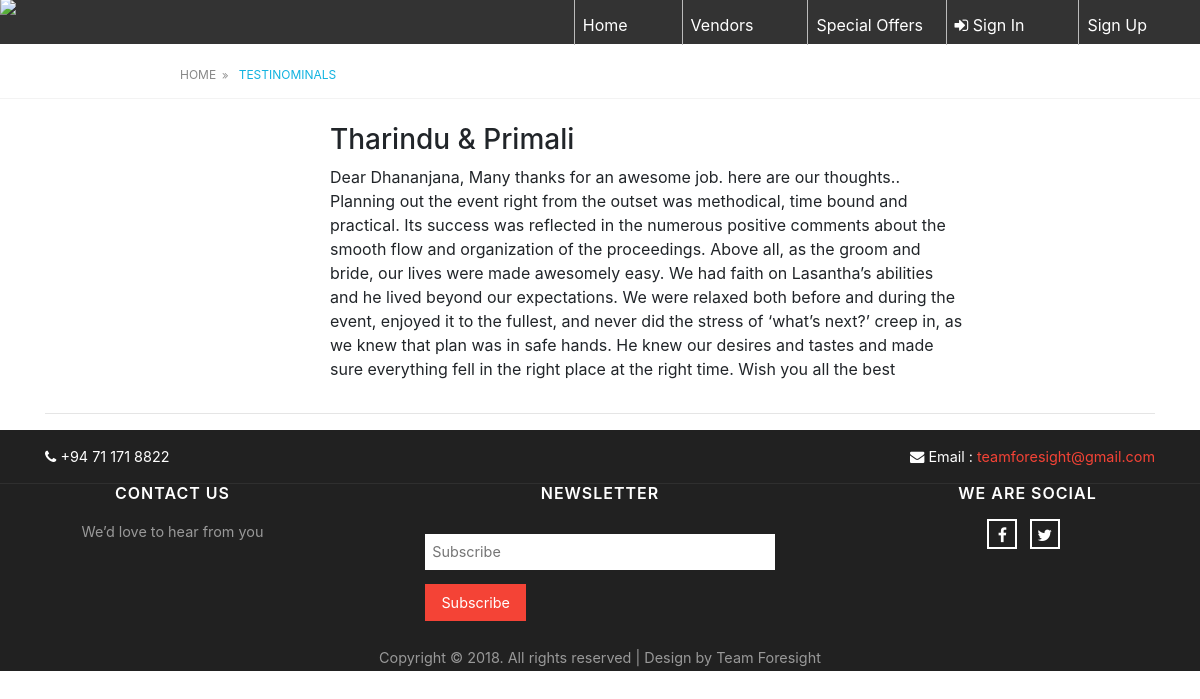
Before: /index.php/home/allTestinominals with the older database file.
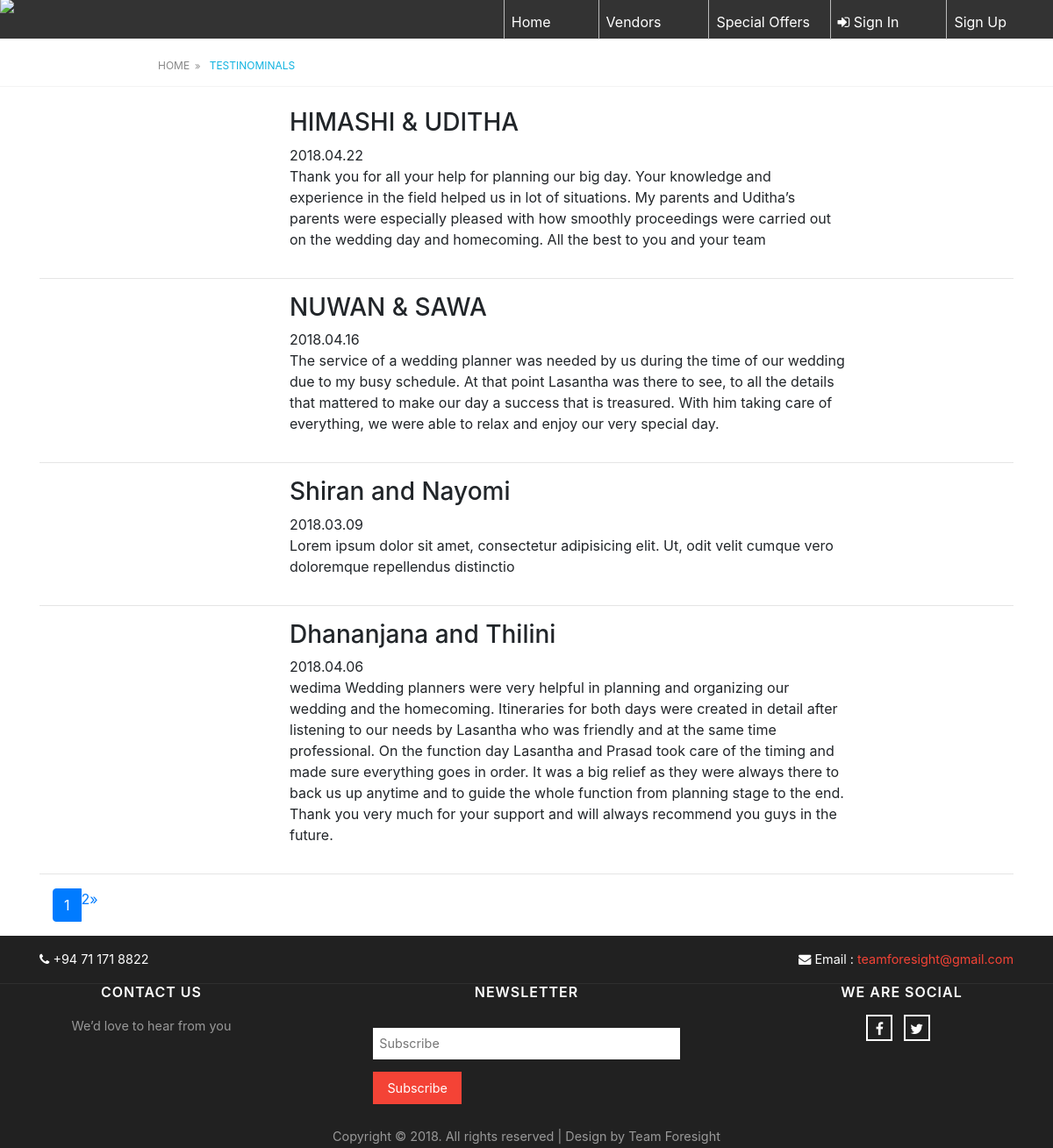
After: the same page with the newer database file.
### tables this page shows
CREATE TABLE `feedback` (
  `id` int(11) NOT NULL,
  `weddingName` varchar(200) NOT NULL,
  `date` varchar(1000) NOT NULL,
  `description` varchar(1000) NOT NULL,
  `image` varchar(1000) DEFAULT NULL
);

### index.php (called while the page is built, shortened)
<?php
require_once BASEPATH.'core/CodeIgniter.php';

### application/models/Home_model.php (called while the page is built, shortened)
<?php
class Home_model extends CI_Model
{
    public function allTestinominals($limit, $start){
        $this->db->limit($limit, $start);
        $this->db->order_by("id", "desc");
        $query = $this->db->get("feedback");
        if ($query->num_rows() > 0) {
            foreach ($query->result() as $row) {
                $data[] = $row;
            }
            return $data;
        }
        return false;
    }
}

### application/views/testinominals.php (the view, shortened to what this page needs)
<br><br>
<div class="wrapper row2">
    <div id="breadcrumb" class="clear">
        <ul style="margin-left: 15%">
            <li><a href="<?php echo base_url().'home'?>#Testinomials">Home</a></li>
            <li><a href="">Testinominals</a></li>
        </ul>
    </div>
</div>
<br>
<div class="container">
<?php
if( !empty($testinominals1) ) {
    foreach ($testinominals1 as $testinominal) {
        ?>
        <div class="row">
            <div class="col-md-3">
            </div>
            <div class="col-md-7">
                <h3><?php echo $testinominal->weddingName; ?></h3><?php echo $testinominal->date; ?>
                <p><?php echo $testinominal->description; ?></p>
            </div>
        </div>
        <hr>
        <?php
    }
}
?>
<div class="container" ><center><?php echo "<p>".$links."</p>"; ?></center></div>
</div>

### application/views/templates/header.php (shortened to what this page needs)
<!DOCTYPE html>
<html>
<head>
    <link href="<?php echo base_url().'assets/css/layout.css';?>" rel="stylesheet" type="text/css" media="all">
    <link rel="stylesheet" href="https://maxcdn.bootstrapcdn.com/bootstrap/4.0.0/css/bootstrap.min.css">
    <link rel="stylesheet" href="https://maxcdn.bootstrapcdn.com/font-awesome/4.7.0/css/font-awesome.min.css">
    <link rel="stylesheet" href="http://ajax.googleapis.com/ajax/libs/jqueryui/1.8.6/themes/base/jquery-ui.css" type="text/css" media="all" />
    <link rel="stylesheet" href="http://static.jquery.com/ui/css/demo-docs-theme/ui.theme.css" type="text/   css" media="all" />
    <link rel="stylesheet" href="https://cdnjs.cloudflare.com/ajax/libs/dropzone/5.4.0/min/dropzone.min.css">
</head>
<body>
<nav class="navbar navbar-expand-lg  fixed-top top-nav">
    <div class="container">
        <a class="navbar-brand" href="<?php echo base_url().'home';?>"><img src="<?php echo base_url().'assets/images/images/logo4.png';?>" style="height: 120px;"></a>
        <div class="collapse navbar-collapse" id="navbarResponsive">
            <ul class="navbar-nav ml-auto" >
                <li class="nav-item list1">
                    <a class="nav-link font-clr" href="<?php echo base_url().'home';?>" id="navbarDropdownPortfolio">Home</a>
                </li>&nbsp;&nbsp;&nbsp;&nbsp;&nbsp;&nbsp;&nbsp;&nbsp;
                <li class="nav-item list1" >
                    <a class="nav-link font-clr" href="contact.html">Vendors</a>
                </li>&nbsp;&nbsp;&nbsp;&nbsp;&nbsp;&nbsp;&nbsp;&nbsp;
                <li class="nav-item list1">
                    <a class="nav-link font-clr" href="contact.html">Special Offers</a>
                </li>&nbsp;
                <?php
                if($this->session->userdata('logged')==1){
                    ?>
                    <?php
                    if($this->session->userdata('utype')=='vendor') {
                        ?>
                        <li class="nav-item list1">
                            <a href="<?php echo base_url() . 'vendor'; ?>" style="text-decoration: none">
                                <img src="<?php echo base_url() . 'assets/images/v1.jpg' ?>" alt="Avatar" class="avatar"
                                     style="vertical-align: middle;width: 25px;height: 25px;border-radius: 50%;">&nbsp;&nbsp;<?php
                                echo $this->session->userdata('name');
                                ?></a>
                        </li>
                        <?php
                    }
                        ?>
                    <li class="nav-item list1">
                        <a class="nav-link font-clr" href="<?php echo base_url().'login/logout';?>"><i class="fa fa-sign-out" aria-hidden="true"></i>Logout</a>
                    </li>
                    <?php
                }
                else{
                    ?>
                    <li class="nav-item list1">
                        <a class="nav-link font-clr" href="<?php echo base_url() . 'login'; ?>"><i class="fa fa-sign-in" aria-hidden="true"></i> Sign In</a>
                    </li>&nbsp;&nbsp;&nbsp;&nbsp;&nbsp;&nbsp;&nbsp;&nbsp;
                    <li class="nav-item list1">
                        <a class="nav-link font-clr" href="contact.html">Sign Up</a>
                    </li>
                    <?php
                }
                ?>
            </ul>
        </div>
    </div>
</nav>

### application/views/templates/footer.php (shortened to what this page needs)
<footer id="contactUs">
    <div class="footer-top">
        <div class="container">
            <div class="row">
                <div class="col-md-6 footer-top-left">
                    <p><i class="fa fa-phone" aria-hidden="true"></i> +94 71 171 8822</p>
                </div>
                <div class="col-md-6 footer-top-left">
                    <p><i class="fa fa-envelope" aria-hidden="true"></i> Email :<a href="mailto:example@email.com"> teamforesight@gmail.com</a></p>
                </div>
            </div>
        </div>
    </div>
    <div class="footer-bottom">
        <div class="container">
            <div class="footer-bottom-grids">
                <div class="row">
                    <div class="col-md-3 footer-bottom-right">
                        <h5 style="text-align: center;">Contact Us</h5>
                        <p style="text-align: center;">We’d love to hear from you</p>
                    </div>
                    <div class="col-lg-1"></div>
                    <div class="col-md-4 footer-bottom-right">
                        <h5 style="text-align: center;">Newsletter</h5>
                        <form action="#" method="post" >
                            <input type="text" placeholder="Subscribe" name="Subscribe" required="">
                            <input type="submit" value="Subscribe">
                        </form>
                    </div>
                    <div class="col-lg-1"></div>
                    <div class="col-md-3 footer-bottom-right">
                        <h5 style="text-align: center;">We are social</h5>
                        <div class="agileinfo-social-grids" style="text-align: center;">
                            <ul>
                                <li><a href="#"><i class="fa fa-facebook"></i></a></li>
                                <li><a href="#"><i class="fa fa-twitter"></i></a></li>
                            </ul>
                        </div>
                    </div>
                </div>
            </div>
            <br>
        </div>
    </div>
    <div class="copyright">
        <div class="container">
            <p>Copyright © 2018. All rights reserved | Design by <a href="https://www.facebook.com/TeamForesight1/">Team Foresight</a></p>
        </div>
    </div>
</footer>
</body>
</html>

### application/controllers/Home.php (shortened to what this page needs)
<?php
class home extends CI_Controller
{
    public function __construct()
    {
      $this->load->model('Vendor_model');
        $this->load->model('Home_model');
        $this->load->library("pagination");
    }
     public function allTestinominals(){
         $config = array();
         $config["base_url"] = base_url() . "home/allTestinominals";
         $total_row=$this->Home_model->record_count();
         $config["total_rows"] = $total_row;
         $config["per_page"] = 4;
         $config["uri_segment"] = 3;
         $config['full_tag_open'] = '<ul class="pagination">';
         $config['full_tag_close'] = '</ul>';
         $config['attributes'] = array('class' => 'page_link');
         $config['first_link'] = 'First';
         $config['last_link'] = 'Last';
         $config['first_tag_open'] = '<li>';
         $config['first_tag_close'] = '</li>';
         $config['prev_link'] = '&laquo';
         $config['prev_tag_open'] = '<li class="prev">';
         $config['prev_tag_close'] = '</li>';
         $config['next_link'] = '&raquo';
         $config['next_tag_open'] = '<li>';
         $config['next_tag_close'] = '</li>';
         $config['last_tag_open'] = '<li>';
         $config['last_tag_close'] = '</li>';
         $config['cur_tag_open'] = '<li class="page-item active"><a href="#" class="page-link">';
         $config['cur_tag_close'] = '<span class="sr-only">(current)</span></a></li>';
         $config['num_tag_open'] = '<li>';
         $config['num_tag_close'] = '</li>';
         $this->pagination->initialize($config);
         $page = ($this->uri->segment(3)) ? $this->uri->segment(3) : 0;
         $data["testinominals1"] = $this->Home_model->allTestinominals($config["per_page"], $page);
         $data["links"] = $this->pagination->create_links();
         $this->load->view('templates/header');
         $this->load->view('testinominals', $data);
         $this->load->view('templates/footer');
     }
}

### assets/css/layout.css (style rules this page uses)
.navbar-brand { margin-top: -15px; position: absolute; left: 0px; top: 0px; width: 80px; margin-left: 0px; }
.top-nav { background-color:#333; height: 44px; }
footer { background:#212121; }
.footer-top { padding: 1em 0; border-bottom: 1px solid #2f2f2f; }
.footer-top-left p { color:#FFFFFF; font-size:.9em; margin:0; }
.footer-top-left:nth-child(2) { text-align:right; }
.footer-top-left p a { color:#F44336; text-decoration:none; }
.footer-bottom-left h5,.footer-bottom-right h5 { color:#FFFFFF; font-size:1em; font-weight:600; margin:0 0 1em 0; letter-spacing:1px; text-transform:uppercase; }
.footer-img-info p,.footer-bottom-right p { color: #999999; font-size: .9em; margin: 0; line-height: 1.8em; }
.footer-bottom-right input[type="text"] { display: inline-block; background: #FFFFFF; border: none; width: 100%; margin: 1em 0 0 0; outline: none; padding: .5em; font-size: .9em; color: #999999; }
.footer-bottom-right input[type="submit"] { outline: none; color: #FFFFFF; padding: .4em 1em; font-size: .9em; margin: 1em 0 0 0; -webkit-appearance: none; background: #F44336; border: 2px solid #F44336; -webkit-transition: 0.5s all; -moz-transition: 0.5s all; -o-transition: 0.5s all; -ms-transition: 0.5s all; transition: 0.5s all; }
.agileinfo-social-grids ul { padding: 0; margin: 0; }
.agileinfo-social-grids ul li { display: inline-block; margin: 0 .5em 0 0; }
.agileinfo-social-grids ul li a { color: #FFFFFF; text-align: center; }
.agileinfo-social-grids ul li a i.fa.fa-facebook, .agileinfo-social-grids ul li a i.fa.fa-twitter, .agileinfo-social-grids ul li a i.fa.fa-rss, .agileinfo-social-grids ul li a i.fa.fa-vk { height: 30px; width: 30px; border: solid 2px #FFFFFF; line-height: 29px; background: none; color: #FFFFFF; transition: 0.5s all; -webkit-transition: 0.5s all; -moz-transition: 0.5s all; -o-transition: 0.5s all; -ms-transition: 0.5s all; }
.copyright p { color: #999999; font-size: .9em; margin: 0; line-height: 1.8em; text-align:center; }
.copyright p a { color:#999999; text-decoration:none; }

### application/views/templates/header.php (style rules this page uses)
.list1 { float: left; border-left:1px solid #bbb; margin-left: 10px; height: 45px; }
.list1:last-child { border-right: none; }
.list1 a { display: block; color: white; text-align: center; padding: 13px 16px; text-decoration: none; }

### application/views/testinominals.php (style rules this page uses)
.row2 { border-bottom:1px solid; }
.row2 { color:#888888; background-color:#FFFFFF; border-color:#F3F3F3; }
#breadcrumb a { color:inherit; background-color:inherit; }
#breadcrumb li:last-child a { color:#11b3e0; }
#breadcrumb { line-height:normal; }
#breadcrumb li a::after, .sidebar nav a::after { position:absolute; font-family:"FontAwesome"; font-size:10px; line-height:10px; }
#breadcrumb { padding:15px 0; }
#breadcrumb ul { margin:0; padding:0; list-style:none; text-transform:uppercase; }
#breadcrumb li { display:inline-block; margin:0 6px 0 0; padding:0; }
#breadcrumb li a { display:block; position:relative; margin:0; padding:0 12px 0 0; font-size:12px; }
#breadcrumb li a::after { top:3px; right:0; content:"\f101"; }
#breadcrumb li:last-child a { margin:0; padding:0; }
#breadcrumb li:last-child a::after { display:none; }

Changed rows visible on the page:
no longer on this page (row edited): feedback: weddingName "Tharindu & Primali", description "Dear Dhananjana, Many thanks for an awesome job. here are our thoughts.. Planning out the event right from the outset was methodical, time bound and practical. Its success was reflected in the numerous positive comments about the smooth flow and organization of the proceedings. Above all, as the groom and bride, our lives were made awesomely easy. We had faith on Lasantha’s abilities and he lived beyond our expectations. We were relaxed both before and during the event, enjoyed it to the fullest, and never did the stress of ‘what’s next?’ creep in, as we knew that plan was in safe hands. He knew our desires and tastes and made sure everything fell in the right place at the right time. Wish…"
added feedback: weddingName "HIMASHI & UDITHA", date "2018.04.22", description "Thank you for all your help for planning our big day. Your knowledge and experience in the field helped us in lot of situations. My parents and Uditha’s parents were especially pleased with how smoothly proceedings were carried out on the wedding day and homecoming. All the best to you and your team"
added feedback: weddingName "NUWAN & SAWA", date "2018.04.16", description "The service of a wedding planner was needed by us during the time of our wedding due to my busy schedule. At that point Lasantha was there to see, to all the details that mattered to make our day a success that is treasured. With him taking care of everything, we were able to relax and enjoy our very special day."
added feedback: weddingName "Shiran and Nayomi", date "2018.03.09", description "Lorem ipsum dolor sit amet, consectetur adipisicing elit. Ut, odit velit cumque vero doloremque repellendus distinctio"
added feedback: weddingName "Dhananjana and Thilini", date "2018.04.06", description "wedima Wedding planners were very helpful in planning and organizing our wedding and the homecoming. Itineraries for both days were created in detail after listening to our needs by Lasantha who was friendly and at the same time professional. On the function day Lasantha and Prasad took care of the timing and made sure everything goes in order. It was a big relief as they were always there to back us up anytime and to guide the whole function from planning stage to the end. Thank you very much for your support and will always recommend you guys in the future."
Other visible differences:
$links: (not shown) → "1 2 »"
